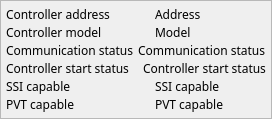
    <widget class="QFrame" name="frame">
     <property name="sizePolicy">
      <sizepolicy hsizetype="Expanding" vsizetype="Expanding">
       <horstretch>0</horstretch>
       <verstretch>0</verstretch>
      </sizepolicy>
     </property>
     <property name="maximumSize">
      <size>
       <width>16777215</width>
       <height>16777215</height>
      </size>
     </property>
     <property name="frameShape">
      <enum>QFrame::StyledPanel</enum>
     </property>
     <property name="frameShadow">
      <enum>QFrame::Raised</enum>
     </property>
     <layout class="QVBoxLayout" name="verticalLayout_2">
      <property name="spacing">
       <number>1</number>
      </property>
      <property name="margin">
       <number>5</number>
      </property>
      <item>
       <layout class="QHBoxLayout" name="horizontalLayout_5" stretch="4,3">
        <item>
         <widget class="QLabel" name="label_3">
          <property name="sizePolicy">
           <sizepolicy hsizetype="Preferred" vsizetype="Preferred">
            <horstretch>0</horstretch>
            <verstretch>0</verstretch>
           </sizepolicy>
          </property>
          <property name="font">
           <font>
            <family>Abyssinica SIL</family>
            <pointsize>9</pointsize>
           </font>
          </property>
          <property name="text">
           <string>Controller address</string>
          </property>
         </widget>
        </item>
        <item>
         <widget class="QELabel" name="qelabel_3">
          <property name="sizePolicy">
           <sizepolicy hsizetype="Minimum" vsizetype="Preferred">
            <horstretch>0</horstretch>
            <verstretch>0</verstretch>
           </sizepolicy>
          </property>
          <property name="font">
           <font>
            <family>Abyssinica SIL</family>
            <pointsize>9</pointsize>
           </font>
          </property>
          <property name="layoutDirection">
           <enum>Qt::LeftToRight</enum>
          </property>
          <property name="alignment">
           <set>Qt::AlignLeading|Qt::AlignLeft|Qt::AlignVCenter</set>
          </property>
          <property name="variable" stdset="0">
           <string>$(DMC)ADDRESS_MON</string>
          </property>
          <property name="text">
           <string>Address</string>
          </property>
         </widget>
        </item>
       </layout>
      </item>
      <item>
       <layout class="QHBoxLayout" name="horizontalLayout_6" stretch="4,3">
        <item>
         <widget class="QLabel" name="label_2">
          <property name="font">
           <font>
            <family>Abyssinica SIL</family>
            <pointsize>9</pointsize>
           </font>
          </property>
          <property name="text">
           <string>Controller model</string>
          </property>
         </widget>
        </item>
        <item>
         <widget class="QELabel" name="qelabel_2">
          <property name="sizePolicy">
           <sizepolicy hsizetype="Preferred" vsizetype="Preferred">
            <horstretch>0</horstretch>
            <verstretch>0</verstretch>
           </sizepolicy>
          </property>
          <property name="font">
           <font>
            <family>Abyssinica SIL</family>
            <pointsize>9</pointsize>
           </font>
          </property>
          <property name="frameShape">
           <enum>QFrame::NoFrame</enum>
          </property>
          <property name="variable" stdset="0">
           <string>$(DMC)MODEL_MON</string>
          </property>
          <property name="notation" stdset="0">
           <enum>QELabel::Fixed</enum>
          </property>
          <property name="text">
           <string>Model</string>
          </property>
         </widget>
        </item>
       </layout>
      </item>
      <item>
       <layout class="QHBoxLayout" name="horizontalLayout_7" stretch="4,3">
        <item>
         <widget class="QLabel" name="label_4">
          <property name="sizePolicy">
           <sizepolicy hsizetype="Preferred" vsizetype="Preferred">
            <horstretch>0</horstretch>
            <verstretch>0</verstretch>
           </sizepolicy>
          </property>
          <property name="font">
           <font>
            <family>Abyssinica SIL</family>
            <pointsize>9</pointsize>
           </font>
          </property>
          <property name="text">
           <string>Communication status </string>
          </property>
         </widget>
        </item>
        <item>
         <widget class="QELabel" name="qelabel_4">
          <property name="sizePolicy">
           <sizepolicy hsizetype="Preferred" vsizetype="Preferred">
            <horstretch>0</horstretch>
            <verstretch>0</verstretch>
           </sizepolicy>
          </property>
          <property name="font">
           <font>
            <family>Abyssinica SIL</family>
            <pointsize>9</pointsize>
           </font>
          </property>
          <property name="variable" stdset="0">
           <string>$(DMC)COMMERR_STATUS</string>
          </property>
          <property name="text">
           <string>Communication status</string>
          </property>
         </widget>
        </item>
       </layout>
      </item>
      <item>
       <layout class="QHBoxLayout" name="horizontalLayout_21" stretch="4,3">
        <item>
         <widget class="QLabel" name="label_15">
          <property name="sizePolicy">
           <sizepolicy hsizetype="Preferred" vsizetype="Preferred">
            <horstretch>0</horstretch>
            <verstretch>0</verstretch>
           </sizepolicy>
          </property>
          <property name="sizeIncrement">
           <size>
            <width>1</width>
            <height>1</height>
           </size>
          </property>
          <property name="font">
           <font>
            <family>Abyssinica SIL</family>
            <pointsize>9</pointsize>
           </font>
          </property>
          <property name="text">
           <string>Controller start status</string>
          </property>
         </widget>
        </item>
        <item>
         <widget class="QELabel" name="qelabel_9">
          <property name="sizePolicy">
           <sizepolicy hsizetype="Minimum" vsizetype="Preferred">
            <horstretch>0</horstretch>
            <verstretch>0</verstretch>
           </sizepolicy>
          </property>
          <property name="font">
           <font>
            <family>Abyssinica SIL</family>
            <pointsize>9</pointsize>
           </font>
          </property>
          <property name="variable" stdset="0">
           <string>$(DMC)START_STATUS</string>
          </property>
          <property name="text">
           <string>Controller start status</string>
          </property>
         </widget>
        </item>
       </layout>
      </item>
      <item>
       <layout class="QHBoxLayout" name="horizontalLayout_8" stretch="4,3">
        <item>
         <widget class="QLabel" name="label_5">
          <property name="sizePolicy">
           <sizepolicy hsizetype="Preferred" vsizetype="Preferred">
            <horstretch>0</horstretch>
            <verstretch>0</verstretch>
           </sizepolicy>
          </property>
          <property name="sizeIncrement">
           <size>
            <width>1</width>
            <height>1</height>
           </size>
          </property>
          <property name="font">
           <font>
            <family>Abyssinica SIL</family>
            <pointsize>9</pointsize>
           </font>
          </property>
          <property name="text">
           <string>SSI capable</string>
          </property>
         </widget>
        </item>
        <item>
         <widget class="QELabel" name="qelabel_5">
          <property name="sizePolicy">
           <sizepolicy hsizetype="Minimum" vsizetype="Preferred">
            <horstretch>0</horstretch>
            <verstretch>0</verstretch>
           </sizepolicy>
          </property>
          <property name="font">
           <font>
            <family>Abyssinica SIL</family>
            <pointsize>9</pointsize>
           </font>
          </property>
          <property name="variable" stdset="0">
           <string>$(DMC)SSICAPABLE_STATUS</string>
          </property>
          <property name="text">
           <string>SSI capable</string>
          </property>
         </widget>
        </item>
       </layout>
      </item>
      <item>
       <layout class="QHBoxLayout" name="horizontalLayout_20" stretch="4,3">
        <item>
         <widget class="QLabel" name="label_16">
          <property name="sizePolicy">
           <sizepolicy hsizetype="Preferred" vsizetype="Preferred">
            <horstretch>0</horstretch>
            <verstretch>0</verstretch>
           </sizepolicy>
          </property>
          <property name="sizeIncrement">
           <size>
            <width>1</width>
            <height>1</height>
           </size>
          </property>
          <property name="font">
           <font>
            <family>Abyssinica SIL</family>
            <pointsize>9</pointsize>
           </font>
          </property>
          <property name="text">
           <string>PVT capable</string>
          </property>
         </widget>
        </item>
        <item>
         <widget class="QELabel" name="qelabel_14">
          <property name="sizePolicy">
           <sizepolicy hsizetype="Minimum" vsizetype="Preferred">
            <horstretch>0</horstretch>
            <verstretch>0</verstretch>
           </sizepolicy>
          </property>
          <property name="font">
           <font>
            <family>Abyssinica SIL</family>
            <pointsize>9</pointsize>
           </font>
          </property>
          <property name="variable" stdset="0">
           <string>$(DMC)PVTCAPABLE_STATUS</string>
          </property>
          <property name="text">
           <string>PVT capable</string>
          </property>
         </widget>
        </item>
       </layout>
      </item>
     </layout>
    </widget>
